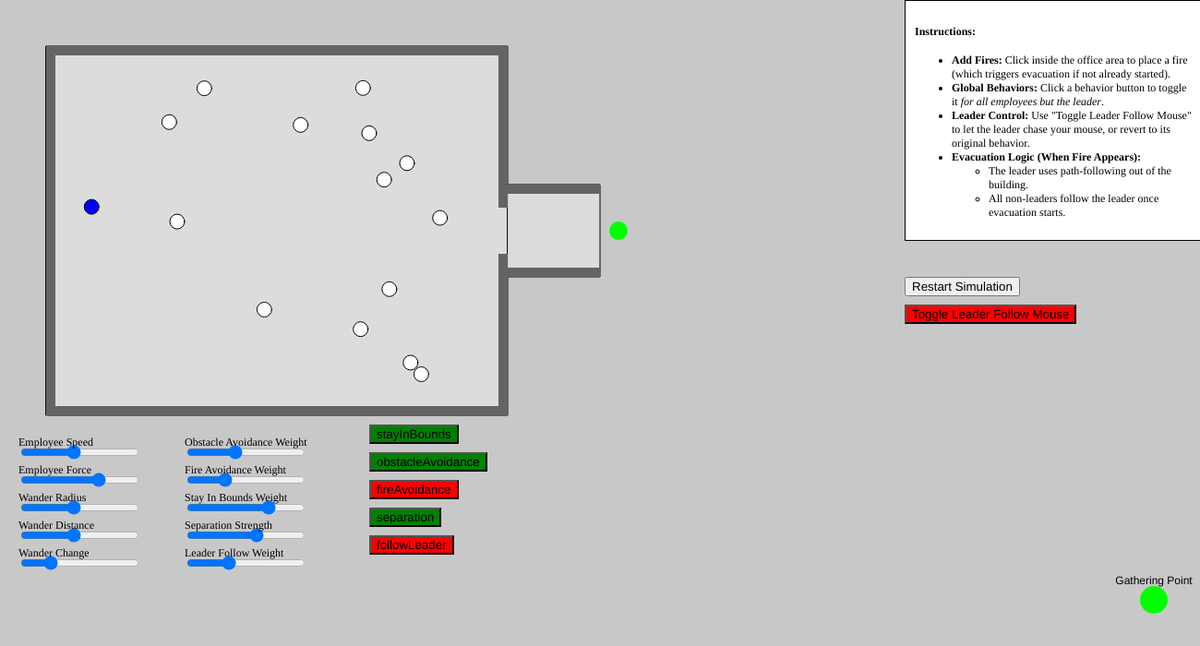
Frame 1 (no input)
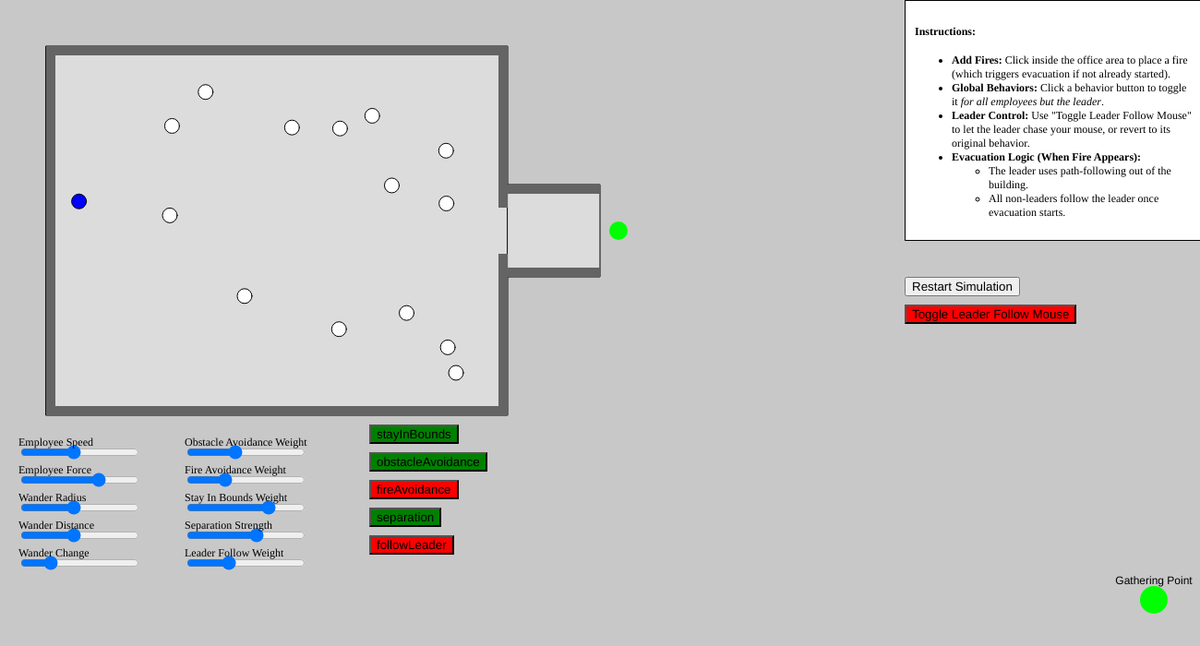
Frame 60 (no input)
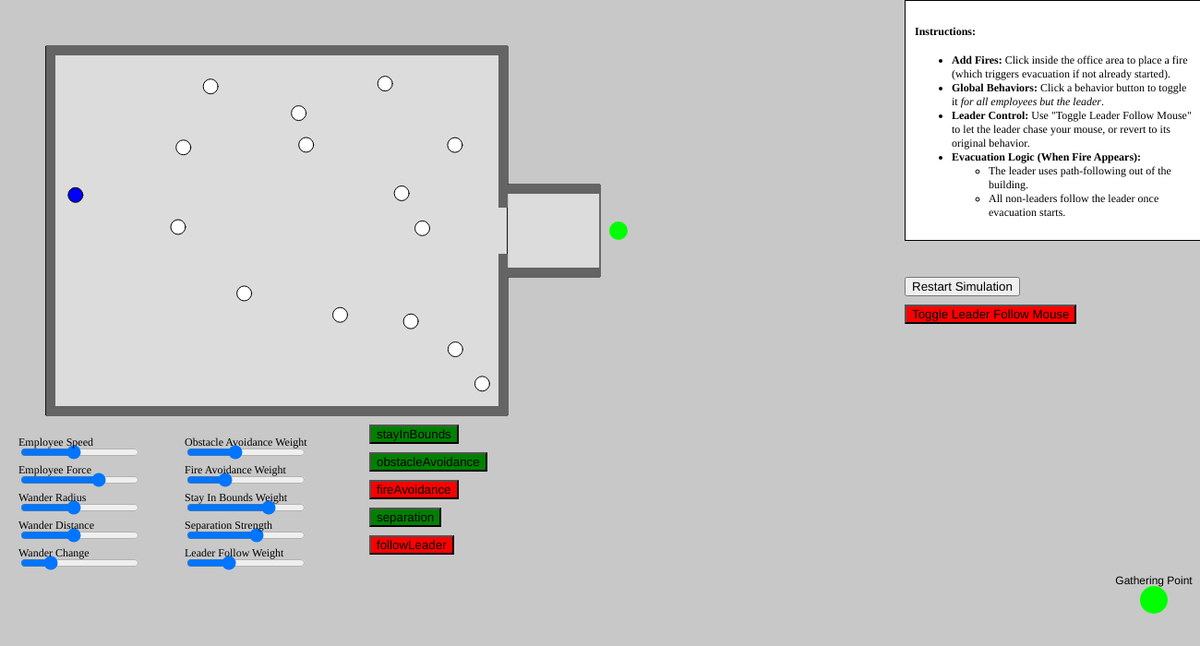
Frame 120 (the mouse pressed at the canvas centre since frame 60)

The p5.js sketch that drew these frames (run headless with seeded random() and noise() and a simulated clock; from frame 60 on, the mouse is pressed at the canvas centre):

// p5.js sketch
// ── sketch.js
let employees = [];
let leader;
let fires = [];
let environment;
let behaviorManager;

let speedSlider, forceSlider;
let speedLabel, forceLabel;

let wanderRadiusSlider, wanderDistanceSlider, wanderChangeSlider;
let wanderRadiusLabel, wanderDistanceLabel, wanderChangeLabel;

let obstacleAvoidanceWeightSlider, fireAvoidanceWeightSlider, stayInBoundsWeightSlider;
let obstacleAvoidanceWeightLabel, fireAvoidanceWeightLabel, stayInBoundsWeightLabel;

let separationStrengthSlider, separationStrengthLabel;
let leaderFollowWeightSlider, leaderFollowWeightLabel;

// Button for restarting simulation
let restartButton;

// Buttons for toggling behaviors globally (except leader)
let behaviorNames = ['stayInBounds', 'obstacleAvoidance', 'fireAvoidance', 'separation', 'followLeader'];
let behaviorButtons = [];

// Button for toggling leader follow-mouse
let leaderControlButton;
let leaderFollowMouse = false; // Flag to track leader follow mouse mode

function setup() {
  createCanvas(1300, 700);

  setupSimulation();

  // -----------------------------------
  // Initialize Sliders and Their Labels
  // -----------------------------------
  speedSlider = createSlider(0.5, 5, 2.5, 0.1);
  speedSlider.position(20, height - 220);
  speedLabel = createP('Employee Speed');
  speedLabel.position(20, height - 240);

  forceSlider = createSlider(0.05, 1, 0.7, 0.01);
  forceSlider.position(20, height - 190);
  forceLabel = createP('Employee Force');
  forceLabel.position(20, height - 210);

  wanderRadiusSlider = createSlider(5, 50, 25, 1);
  wanderRadiusSlider.position(20, height - 160);
  wanderRadiusLabel = createP('Wander Radius');
  wanderRadiusLabel.position(20, height - 180);

  wanderDistanceSlider = createSlider(10, 100, 50, 1);
  wanderDistanceSlider.position(20, height - 130);
  wanderDistanceLabel = createP('Wander Distance');
  wanderDistanceLabel.position(20, height - 150);

  wanderChangeSlider = createSlider(0.1, 1, 0.3, 0.01);
  wanderChangeSlider.position(20, height - 100);
  wanderChangeLabel = createP('Wander Change');
  wanderChangeLabel.position(20, height - 120);

  obstacleAvoidanceWeightSlider = createSlider(0, 5, 2, 0.1);
  obstacleAvoidanceWeightSlider.position(200, height - 220);
  obstacleAvoidanceWeightLabel = createP('Obstacle Avoidance Weight');
  obstacleAvoidanceWeightLabel.position(200, height - 240);

  fireAvoidanceWeightSlider = createSlider(0, 5, 1.5, 0.1);
  fireAvoidanceWeightSlider.position(200, height - 190);
  fireAvoidanceWeightLabel = createP('Fire Avoidance Weight');
  fireAvoidanceWeightLabel.position(200, height - 210);

  stayInBoundsWeightSlider = createSlider(0, 7, 5, 0.1);
  stayInBoundsWeightSlider.position(200, height - 160);
  stayInBoundsWeightLabel = createP('Stay In Bounds Weight');
  stayInBoundsWeightLabel.position(200, height - 180);

  separationStrengthSlider = createSlider(0, 5, 3, 0.1);
  separationStrengthSlider.position(200, height - 130);
  separationStrengthLabel = createP('Separation Strength');
  separationStrengthLabel.position(200, height - 150);

  leaderFollowWeightSlider = createSlider(0, 3, 1, 0.1);
  leaderFollowWeightSlider.position(200, height - 100);
  leaderFollowWeightLabel = createP('Leader Follow Weight');
  leaderFollowWeightLabel.position(200, height - 120);

  // -----------------------------------
  // Restart Simulation Button
  // -----------------------------------
  restartButton = createButton('Restart Simulation');
  restartButton.position(980, height - 400);
  restartButton.mousePressed(restartSimulation);

  // -----------------------------------
  // Behavior Toggle Buttons (Global)
  // -----------------------------------
  for (let i = 0; i < behaviorNames.length; i++) {
    let behaviorName = behaviorNames[i];
    let btn = createButton(behaviorName);
    btn.position(400, height - 240 + i * 30);
    btn.mousePressed(() => toggleBehaviorForAll(behaviorName));
    behaviorButtons.push(btn);
  }

  // -----------------------------------
  // Leader Control Button
  // -----------------------------------
  leaderControlButton = createButton('Toggle Leader Follow Mouse');
  leaderControlButton.position(980, height - 370);
  leaderControlButton.mousePressed(toggleLeaderControl);
  leaderControlButton.style('background-color', 'red');

  // -----------------------------------
  // Style the labels
  // -----------------------------------
  let labels = [
    speedLabel,
    forceLabel,
    wanderRadiusLabel,
    wanderDistanceLabel,
    wanderChangeLabel,
    obstacleAvoidanceWeightLabel,
    fireAvoidanceWeightLabel,
    stayInBoundsWeightLabel,
    separationStrengthLabel,
    leaderFollowWeightLabel,
  ];
  for (let label of labels) {
    label.style('color', '#000');
    label.style('font-size', '12px');
  }

  // -----------------------------------
  // Instructions
  // -----------------------------------
  let instructions = createDiv();
  instructions.html(`
    <h4>Instructions:</h4>
    <ul>
      <li><strong>Add Fires:</strong> Click inside the office area to place a fire (which triggers evacuation if not already started).</li>
      <li><strong>Global Behaviors:</strong> Click a behavior button to toggle it <em>for all employees but the leader</em>.</li>
      <li><strong>Leader Control:</strong> Use "Toggle Leader Follow Mouse" to let the leader chase your mouse, or revert to its original behavior.</li>
      <li><strong>Evacuation Logic (When Fire Appears):</strong> 
        <ul>
          <li>The leader uses path-following out of the building.</li>
          <li>All non-leaders follow the leader once evacuation starts.</li>
        </ul>
      </li>
    </ul>
  `);
  instructions.position(980, height - 700);
  instructions.style('background', '#FFF');
  instructions.style('padding', '10px');
  instructions.style('border', '1px solid #000');
  instructions.style('width', '300px');
  instructions.style('font-size', '12px');

  // Update button coloring initially
  updateBehaviorButtonsForAll();
}

function draw() {
  background(200);

  // Update sliders
  let maxSpeed = speedSlider.value();
  let maxForce = forceSlider.value();

  // Update behavior parameters
  behaviorManager.behaviors['wander'].wanderRadius = wanderRadiusSlider.value();
  behaviorManager.behaviors['wander'].wanderDistance = wanderDistanceSlider.value();
  behaviorManager.behaviors['wander'].wanderChange = wanderChangeSlider.value();

  behaviorManager.behaviors['followLeader'].weight = leaderFollowWeightSlider.value();

  behaviorManager.behaviors['obstacleAvoidance'].weight = obstacleAvoidanceWeightSlider.value();
  behaviorManager.behaviors['fireAvoidance'].weight = fireAvoidanceWeightSlider.value();
  behaviorManager.behaviors['stayInBounds'].weight = stayInBoundsWeightSlider.value();
  behaviorManager.behaviors['separation'].weight = separationStrengthSlider.value();

  // Draw environment
  environment.show();

  // Update & draw fires
  for (let fire of fires) {
    fire.show();
  }

  // Update employees via behavior manager
  behaviorManager.fires = fires; // pass fires to manager
  behaviorManager.updateBehaviors(maxSpeed, maxForce);

  // If the leader has arrived at the gathering point, disable separation for everyone
  if (leader.inGatheringPoint) {
    behaviorManager.disableBehaviorForAll('separation');
  }

  // Draw employees
  for (let employee of employees) {
    employee.show();
  }

  // Check if all employees have reached the gathering point
  if (employees.every((emp) => emp.inGatheringPoint)) {
    noLoop();
    fill(0, 255, 0);
    textSize(32);
    textAlign(CENTER, CENTER);
    text('All employees have evacuated!', width / 2, height / 2);
  }
}

// --------------------------------------------------------
// Mouse Pressed: Add a Fire if inside the Office
// --------------------------------------------------------
function mousePressed() {
  // Add a fire at the mouse position if inside the office area
  if (environment.isInsideOffice(mouseX, mouseY)) {
    let fire = new Fire(mouseX, mouseY);
    fires.push(fire);

    // Start evacuation
    environment.evacuationStarted = true;
    leader.startEvacuation(environment);
    for (let emp of employees) {
      if (!emp.isLeader) {
        emp.startEvacuation(leader);
      }
    }

    // Force an update to button colors in case some behaviors changed
    updateBehaviorButtonsForAll();
  }
}

// --------------------------------------------------------
// Restart Simulation
// --------------------------------------------------------
function restartSimulation() {
  fires = [];
  employees = [];
  behaviorManager = new BehaviorManager();

  // Reset the global toggles
  leaderFollowMouse = false;

  setupSimulation();
  loop(); // resume draw loop

  leaderControlButton.style('background-color', 'red');

  // Force button color update after restart
  updateBehaviorButtonsForAll();
}

// --------------------------------------------------------
// Setup Simulation (Office, Employees, Leader, etc.)
// --------------------------------------------------------
function setupSimulation() {
  environment = new Environment();
  behaviorManager = new BehaviorManager();

  // Create employees
  let numEmployees = 15;
  for (let i = 0; i < numEmployees; i++) {
    let x = random(
      environment.officeArea.x + 20,
      environment.officeArea.x + environment.officeArea.width - 20
    );
    let y = random(
      environment.officeArea.y + 20,
      environment.officeArea.y + environment.officeArea.height - 20
    );

    // Ensure the employee is inside the office
    while (!environment.isInsideOffice(x, y)) {
      x = random(
        environment.officeArea.x + 20,
        environment.officeArea.x + environment.officeArea.width - 20
      );
      y = random(
        environment.officeArea.y + 20,
        environment.officeArea.y + environment.officeArea.height - 20
      );
    }

    let employee = new Employee(x, y, environment);

    // Default main behavior is wander (pre-evacuation)
    employee.behavior = 'wander';

    // Enable 'wander', 'stayInBounds', 'obstacleAvoidance', 'separation' from the start
    employee.enabledBehaviors = ['wander','stayInBounds', 'obstacleAvoidance', 'separation'];

    behaviorManager.addEmployee(employee);
    employees.push(employee);
  }

  // Pick a random leader
  let leaderIndex = floor(random(employees.length));
  leader = employees[leaderIndex];
  leader.isLeader = true;
  leader.queueIndex = 0; // Leader is queueIndex=0

  // Assign queueIndex to others based on array order or something simple
  // e.g. everyone else from 1..N
  let qIdx = 1;
  for (let emp of employees) {
    if (!emp.isLeader) {
      emp.queueIndex = qIdx;
      qIdx++;
    }
  }
}

// --------------------------------------------------------
// Toggle Behavior for ALL employees except the leader
//   and set the button color accordingly
// --------------------------------------------------------
function toggleBehaviorForAll(behaviorName) {
  // If ALL employees (except leader) already have this behavior, remove it
  // Otherwise, add it
  let allHaveIt = isBehaviorEnabledForAll(behaviorName);

  for (let emp of employees) {
    if (emp.isLeader) continue; // skip the leader

    let index = emp.enabledBehaviors.indexOf(behaviorName);

    // If toggling followLeader => set leader pointer
    if (behaviorName === 'followLeader') {
      emp.leader = leader;
      // Also remove wander for stronger queue follow (optional)
    }

    if (allHaveIt) {
      // Everyone already has it => remove it
      if (index !== -1) {
        emp.enabledBehaviors.splice(index, 1);
      }
      // If that was their main behavior, revert to wander
      if (emp.behavior === behaviorName) {
        emp.behavior = 'wander';
        if (!emp.enabledBehaviors.includes('wander')) {
          emp.enabledBehaviors.push('wander');
        }
      }
    } else {
      // Not everyone has it => add it
      if (index === -1) {
        emp.enabledBehaviors.push(behaviorName);
      }
      // If it's followLeader, also set it as main
      if (behaviorName === 'followLeader') {
        emp.behavior = 'followLeader';
        // Remove wander if we want them to focus on following
        let wIndex = emp.enabledBehaviors.indexOf('wander');
        if (wIndex !== -1) {
          emp.enabledBehaviors.splice(wIndex, 1);
        }
      }
    }
  }

  // Refresh button colors
  updateBehaviorButtonsForAll();
}

// --------------------------------------------------------
// Check if a specific behavior is enabled for ALL employees
// except the leader
// --------------------------------------------------------
function isBehaviorEnabledForAll(behaviorName) {
  for (let emp of employees) {
    if (emp.isLeader) continue;
    if (!emp.enabledBehaviors.includes(behaviorName)) {
      return false;
    }
  }
  return true;
}

// --------------------------------------------------------
// Update all behavior buttons (green if the behavior
// is enabled for all employees except leader, red otherwise)
// --------------------------------------------------------
function updateBehaviorButtonsForAll() {
  for (let i = 0; i < behaviorNames.length; i++) {
    let behaviorName = behaviorNames[i];
    let btn = behaviorButtons[i];

    if (isBehaviorEnabledForAll(behaviorName)) {
      btn.style('background-color', 'green');
    } else {
      btn.style('background-color', 'red');
    }
  }
}

// --------------------------------------------------------
// Toggle Leader Follow-Mouse
// --------------------------------------------------------
function toggleLeaderControl() {
  leaderFollowMouse = !leaderFollowMouse;

  if (leaderFollowMouse) {
    // Switch leader to 'followMouse'
    leader.behavior = 'followMouse';
    leader.enabledBehaviors = []; // remove conflicts

    leaderControlButton.style('background-color', 'green');
  } else {
    // Revert leader to normal
    if (environment.evacuationStarted) {
      // If evacuation has started => pathFollowing
      leader.behavior = 'pathFollowing';
      leader.enabledBehaviors = ['obstacleAvoidance', 'fireAvoidance', 'separation'];
    } else {
      // Pre-evacuation => wander + in-bounds + obstacle + separation
      leader.behavior = 'wander';
      leader.enabledBehaviors = ['wander', 'stayInBounds', 'obstacleAvoidance', 'separation'];
    }
    leaderControlButton.style('background-color', 'red');
  }
}

// ── BehaviorManager.js
class BehaviorManager {
  constructor() {
    this.employees = [];
    this.fires = [];
    this.behaviors = {
      idle: new IdleBehavior(),
      wander: new WanderBehavior(),
      pathFollowing: new PathFollowingBehavior(),
      followLeader: new FollowLeaderBehavior(),
      obstacleAvoidance: new ObstacleAvoidanceBehavior(),
      fireAvoidance: new FireAvoidanceBehavior(),
      stayInBounds: new StayInBoundsBehavior(),
      separation: new SeparationBehavior(),
      followMouse: new FollowMouseBehavior(),
    };
  }

  addEmployee(employee) {
    this.employees.push(employee);
  }

  updateBehaviors(maxSpeed, maxForce) {
    for (let employee of this.employees) {
      employee.maxSpeed = maxSpeed;
      employee.maxForce = maxForce;

      // Reset acceleration
      employee.acc.mult(0);

      // Apply main behavior
      let mainBehavior = this.behaviors[employee.behavior];
      if (mainBehavior) {
        mainBehavior.apply(employee, this);
      }

      // Apply additional behaviors
      for (let behaviorName of employee.enabledBehaviors) {
        let behavior = this.behaviors[behaviorName];
        if (behavior) {
          behavior.apply(employee, this);
        }
      }

      employee.updatePosition();
    }
  }

  setBehaviorForAll(behaviorName, target = null) {
    for (let employee of this.employees) {
      employee.behavior = behaviorName;
      if (target) {
        employee.target = target.copy();
      }
    }
  }

  enableBehaviorForAll(behaviorName) {
    for (let employee of this.employees) {
      if (!employee.enabledBehaviors.includes(behaviorName)) {
        employee.enabledBehaviors.push(behaviorName);
      }
    }
  }

  disableBehaviorForAll(behaviorName) {
    for (let employee of this.employees) {
      let index = employee.enabledBehaviors.indexOf(behaviorName);
      if (index !== -1) {
        employee.enabledBehaviors.splice(index, 1);
      }
    }
  }

  enableBehaviorForEmployee(employee, behaviorName) {
    if (!employee.enabledBehaviors.includes(behaviorName)) {
      employee.enabledBehaviors.push(behaviorName);
    }
  }

  disableBehaviorForEmployee(employee, behaviorName) {
    let index = employee.enabledBehaviors.indexOf(behaviorName);
    if (index !== -1) {
      employee.enabledBehaviors.splice(index, 1);
    }
  }

}

// Base Behavior Class
class Behavior {
  apply(employee, behaviorManager) {
    // To be overridden by subclasses
  }
}

// Idle Behavior
class IdleBehavior extends Behavior {
  apply(employee, behaviorManager) {
    // Do nothing
    employee.vel.mult(0);
    employee.acc.mult(0);
  }
}

// Wander Behavior
class WanderBehavior extends Behavior {
  constructor() {
    super();
    this.wanderRadius = 25;
    this.wanderDistance = 50;
    this.wanderChange = 0.3;
    this.weight = 1;
  }

  apply(employee, behaviorManager) {
    let wanderForce = this.wander(employee);

    wanderForce.mult(this.weight);
    employee.applyForce(wanderForce);
  }

  wander(employee) {
    employee.wanderTheta += random(-this.wanderChange, this.wanderChange);

    let circlePos = employee.vel.copy();
    circlePos.setMag(this.wanderDistance);
    circlePos.add(employee.pos);

    let h = employee.vel.heading();

    let circleOffset = createVector(
      this.wanderRadius * cos(employee.wanderTheta + h),
      this.wanderRadius * sin(employee.wanderTheta + h)
    );

    let target = p5.Vector.add(circlePos, circleOffset);

    return this.seek(employee, target);
  }

  seek(employee, target) {
    let desired = p5.Vector.sub(target, employee.pos);
    desired.setMag(employee.maxSpeed);

    let steer = p5.Vector.sub(desired, employee.vel);
    steer.limit(employee.maxForce);
    return steer;
  }
}

// Path Following Behavior
class PathFollowingBehavior extends Behavior {
  constructor() {
    super();
    this.weight = 1;
  }

  apply(employee, behaviorManager) {
    let followForce = this.followPath(employee);

    if (followForce.mag() > 0) {
      followForce.normalize();
      followForce.mult(this.weight);
      employee.applyForce(followForce);
    }
  }

  followPath(employee) {
    if (!employee.path || employee.path.length === 0) {
      employee.behavior = 'idle';
      return createVector(0, 0);
    }

    let target = employee.path[0];
    let desired = p5.Vector.sub(target, employee.pos);
    let d = desired.mag();

    if (d < 10) {
      // Remove the reached waypoint
      employee.path.shift();
      if (employee.path.length === 0) {
        // Arrived at destination
        employee.behavior = 'idle';
      }
    }

    desired.setMag(employee.maxSpeed);
    let steer = p5.Vector.sub(desired, employee.vel);
    steer.limit(employee.maxForce);
    return steer;
  }
}







class FollowLeaderBehavior extends Behavior {
  constructor() {
    super();
    this.weight = 1;
  }

  apply(employee, behaviorManager) {
    // If this is the leader, do nothing
    if (employee.isLeader) return;

    // If we haven't assigned queueIndex or the array isn't sorted, do a safety check
    let allEmps = behaviorManager.employees;
    // The "leader" is queueIndex = 0 by design. Non-leaders are 1..N in queueIndex
    let targetEmp = null;

    if (employee.queueIndex > 0) {
      // Follow the employee with queueIndex = employee.queueIndex - 1
      targetEmp = allEmps.find(e => e.queueIndex === (employee.queueIndex - 1));
    } else {
      // If for some reason queueIndex is 0 but employee is not leader,
      // fallback to a leader pointer
      targetEmp = employee.leader;
    }

    if (!targetEmp) {
      // If no valid target, do nothing
      return;
    }

    // Standard "seek" approach behind the target
    let desired = p5.Vector.sub(targetEmp.pos, employee.pos);
    
    // create an offset behind the target based on target's velocity
    let offset = targetEmp.vel.copy();
    offset.setMag(-employee.r * 3); // distance behind
    let behindTarget = p5.Vector.add(targetEmp.pos, offset);
    
    desired = p5.Vector.sub(behindTarget, employee.pos);
    desired.setMag(employee.maxSpeed * 3);
    
    let steer = p5.Vector.sub(desired, employee.vel);
    steer.limit(employee.maxForce);
    steer.mult(this.weight);

    employee.applyForce(steer);
  }
}


// Obstacle Avoidance Behavior
class ObstacleAvoidanceBehavior extends Behavior {
  constructor() {
    super();
    this.weight = 1;
  }

  apply(employee, behaviorManager) {
    let obstacles = employee.environment.walls;
    let avoidForce = this.avoidObstacles(employee, obstacles);

    if (avoidForce.mag() > 0) {
      avoidForce.normalize();
      avoidForce.mult(this.weight);
      employee.applyForce(avoidForce);
    }
  }

  avoidObstacles(employee, obstacles) {
    let steer = createVector(0, 0);

    for (let obstacle of obstacles) {
      if (this.isNearWall(employee, obstacle)) {
        let closestPoint = obstacle.getClosestPoint(employee.pos);
        let diff = p5.Vector.sub(employee.pos, closestPoint);
        if (diff.mag() === 0) continue;
        diff.normalize();
        diff.div(diff.mag());
        steer.add(diff);
      }
    }

    steer.limit(employee.maxForce);
    return steer;
  }

  isNearWall(employee, wall) {
    let closestPoint = wall.getClosestPoint(employee.pos);
    let d = p5.Vector.dist(employee.pos, closestPoint);
    return d < employee.r + 5;
  }
}

// Fire Avoidance Behavior
class FireAvoidanceBehavior extends Behavior {
  constructor() {
    super();
    this.weight = 1.5;
  }

  apply(employee, behaviorManager) {
    let fires = behaviorManager.fires;
    if (!fires || fires.length === 0) return;

    let avoidForce = this.avoidFires(employee, fires);

    if (avoidForce.mag() > 0) {
      avoidForce.normalize();
      avoidForce.mult(this.weight);
      employee.applyForce(avoidForce);
    }
  }

  avoidFires(employee, fires) {
    let steer = createVector(0, 0);
    let total = createVector(0, 0);
    let count = 0;

    for (let fire of fires) {
      let d = p5.Vector.dist(employee.pos, fire.pos);
      if (d < fire.radius + employee.r + 10) {
        let diff = p5.Vector.sub(employee.pos, fire.pos);
        diff.normalize();
        diff.div(d); // Weight by distance
        total.add(diff);
        count++;
      }
    }

    if (count > 0) {
      total.div(count);
      total.setMag(employee.maxSpeed);
      steer = p5.Vector.sub(total, employee.vel);
      steer.limit(employee.maxForce);
    }

    return steer;
  }
}

// Stay In Bounds Behavior
class StayInBoundsBehavior extends Behavior {
  constructor() {
    super();
    this.weight = 3;
  }

  apply(employee, behaviorManager) {
    let steer = this.stayInBounds(employee);

    if (steer.mag() > 0) {
      steer.normalize();
      steer.mult(this.weight);
      employee.applyForce(steer);
    }
  }

  stayInBounds(employee) {
    let steer = createVector(0, 0);

    if (!employee.environment.isInsideOffice(employee.pos.x, employee.pos.y) &&
        !employee.environment.isInsideCorridor(employee.pos.x, employee.pos.y)) {
      // Steer back towards the closest point inside
      let closestPoint = employee.environment.getClosestPointOnPath(employee.pos);
      steer = p5.Vector.sub(closestPoint, employee.pos);
    }

    return steer;
  }
}

// class StayInBoundsBehavior extends Behavior {
//   constructor() {
//     super();
//     this.weight = 3;
//   }

//   apply(employee, behaviorManager) {
//     let steer = this.stayInBounds(employee);

//     if (steer.mag() > 0) {
//       steer.normalize();
//       steer.mult(this.weight);
//       employee.applyForce(steer);
//     }
//   }

//   stayInBounds(employee) {
//     let steer = createVector(0, 0);

//     // Option A: Only if truly outside
//     // if (!employee.environment.isInsideOffice(employee.pos.x, employee.pos.y) &&
//     //     !employee.environment.isInsideCorridor(employee.pos.x, employee.pos.y)) {
//     //   let closestPoint = employee.environment.getClosestPointOnPath(employee.pos);
//     //   steer = p5.Vector.sub(closestPoint, employee.pos);
//     // }
//     // return steer;

//     // ------ A more gentle approach: ------
//     let margin = 50; // "soft" boundary margin
//     let pos = employee.pos;
//     let env = employee.environment;

//     // 1) If inside the corridor or office but near edges, gently steer in
//     if (env.isInsideOffice(pos.x, pos.y) || env.isInsideCorridor(pos.x, pos.y)) {
//       let closestEdge = env.getClosestPointOnPath(pos);
//       let distToEdge = p5.Vector.dist(pos, closestEdge);

//       // If we're within 'margin' distance of the boundary, steer back in
//       if (distToEdge < margin) {
//         let desired = p5.Vector.sub(closestEdge, pos);
//         // Scale by how close we are to the boundary
//         let scale = map(distToEdge, 0, margin, employee.maxSpeed, 0, true);
//         desired.setMag(scale);
//         steer = p5.Vector.sub(desired, employee.vel);
//         steer.limit(employee.maxForce);
//       }
//     } 
//     // 2) If entirely outside, steer strongly back in
//     else {
//       let closestPoint = env.getClosestPointOnPath(pos);
//       let desired = p5.Vector.sub(closestPoint, pos);
//       desired.setMag(employee.maxSpeed);
//       steer = p5.Vector.sub(desired, employee.vel);
//       steer.limit(employee.maxForce);
//     }

//     return steer;
//   }
// }

// Separation Behavior
class SeparationBehavior extends Behavior {
  constructor() {
    super();
    this.weight = 1;
  }

  apply(employee, behaviorManager) {
    let employees = behaviorManager.employees;
    let separateForce = this.separate(employee, employees);

    if (separateForce.mag() > 0) {
      separateForce.normalize();
      separateForce.mult(this.weight);
      employee.applyForce(separateForce);
    }
  }

  separate(employee, employees) {
    let desiredSeparation = employee.r * 2;
    let steer = createVector(0, 0);
    let count = 0;

    for (let other of employees) {
      if (other === employee) continue;

      let d = p5.Vector.dist(employee.pos, other.pos);
      if (d > 0 && d < desiredSeparation) {
        let diff = p5.Vector.sub(employee.pos, other.pos);
        diff.normalize();
        diff.div(d);
        steer.add(diff);
        count++;
      }
    }

    if (count > 0) {
      steer.div(count);
    }

    if (steer.mag() > 0) {
      steer.setMag(employee.maxSpeed);
      steer.sub(employee.vel);
      steer.limit(employee.maxForce);
    }
    return steer;
  }
}

class FollowMouseBehavior extends Behavior {
  apply(employee, manager) {
    let mousePos = createVector(mouseX, mouseY);
    let desired = p5.Vector.sub(mousePos, employee.pos);
    desired.setMag(employee.maxSpeed);
    let steer = p5.Vector.sub(desired, employee.vel);
    steer.limit(employee.maxForce);
    employee.applyForce(steer);
  }
}

// ── Employee.js
class Employee {
  constructor(x, y, environment) {
    this.pos = createVector(x, y);
    this.vel = createVector(0, 0);
    this.acc = createVector(0, 0);
    this.maxSpeed = 2;
    this.maxForce = 1;
    this.r = 8;

    this.environment = environment; // Reference to the environment

    this.selected = false;

    this.isLeader = false;
    this.behavior = 'wander'; // Start with 'wander' behavior

    // Enable 'stayInBounds' and 'obstacleAvoidance' behaviors from the start
    this.enabledBehaviors = ['stayInBounds', 'obstacleAvoidance'];

    this.path = null;
    this.inGatheringPoint = false;
    this.passedEmergencyExit = false;

    // For wander behavior
    this.wanderTheta = 0;
  }

  applyForce(force) {
    this.acc.add(force);
  }

  startEvacuation(leaderOrEnvironment) {
    if (this.isLeader) {
      this.behavior = 'pathFollowing';
      this.path = leaderOrEnvironment.getLeaderPath();
      this.isWaiting = false;
    } else {
      // All non-leaders follow the leader, no path following
      this.behavior = 'followLeader';
      this.leader = leaderOrEnvironment;
      this.isWaiting = false;
    }
  
    // Enable additional behaviors
    const behaviorsToAdd = ['fireAvoidance', 'separation', 'followLeader'];
    for (let behavior of behaviorsToAdd) {
      if (!this.enabledBehaviors.includes(behavior)) {
        this.enabledBehaviors.push(behavior);
      }
    }
    // Remove 'stayInBounds' behavior
    console.log(this.enabledBehaviors);
    let index = this.enabledBehaviors.indexOf('stayInBounds');
    if (index !== -1) {
      this.enabledBehaviors.splice(index, 1);
    }

  }
  

  updatePosition() {
    if (this.inGatheringPoint) {
      // Stop moving
      this.vel.mult(0);
      this.acc.mult(0);
      return;
    }

    this.vel.add(this.acc);
    this.vel.limit(this.maxSpeed);
    this.pos.add(this.vel);

    this.checkIfInGatheringPoint();
    this.checkIfPassedEmergencyExit();
  }

  checkIfInGatheringPoint() {
    if (this.inGatheringPoint) return;

    let d = p5.Vector.dist(this.pos, this.environment.gatheringPoint);
    if (d < 50) {
      this.inGatheringPoint = true;
      this.behavior = 'idle';
      this.vel.mult(0);
      this.acc.mult(0);
    }
  }



  show() {
    if (this.selected) {
      fill(255, 255, 0); // Yellow for selected employee
    } else if (this.isLeader) {
      fill(0, 0, 255); // Blue for leader
    } else {
      fill(255); // White for others
    }
    stroke(0);
    ellipse(this.pos.x, this.pos.y, this.r * 2, this.r * 2);
  }

  checkIfPassedEmergencyExit() {
    if (this.passedEmergencyExit) return;
  
    let d = p5.Vector.dist(this.pos, this.environment.emergencyExit);
    if (d < 20) {
      this.passedEmergencyExit = true;
      let index = this.enabledBehaviors.indexOf('stayInBounds');
      if (index !== -1) {
        this.enabledBehaviors.splice(index, 1);
      }
      if (this.selected) {
        updateBehaviorButtons();
      }
    }
  }
}
// ── Environment.js
class Environment {
  constructor() {
    // Define office area
    this.officeArea = {
      x: 50,
      y: 50,
      width: 500,
      height: 400,
    };

    // Define door opening in the office right wall
    this.door = {
      x: this.officeArea.x + this.officeArea.width - 10, // Position of the door on the right wall
      y: this.officeArea.y + this.officeArea.height / 2 - 25,
      width: 10, // Door width
      height: 50, // Door height
    };

    // Evacuation state
    this.evacuationStarted = false;

    // Define walls as an array of Wall objects
    this.walls = [];

    // Add walls (office boundaries), leaving an opening for the door
    // Top wall
    this.walls.push(
      new Wall(this.officeArea.x, this.officeArea.y, this.officeArea.width, 10)
    );
    // Bottom wall
    this.walls.push(
      new Wall(
        this.officeArea.x,
        this.officeArea.y + this.officeArea.height - 10,
        this.officeArea.width,
        10
      )
    );
    // Left wall
    this.walls.push(
      new Wall(this.officeArea.x, this.officeArea.y, 10, this.officeArea.height)
    );
    // Right wall (above the door)
    this.walls.push(
      new Wall(
        this.officeArea.x + this.officeArea.width - 10,
        this.officeArea.y,
        10,
        this.door.y - this.officeArea.y
      )
    );
    // Right wall (below the door)
    this.walls.push(
      new Wall(
        this.officeArea.x + this.officeArea.width - 10,
        this.door.y + this.door.height,
        10,
        this.officeArea.y + this.officeArea.height - (this.door.y + this.door.height)
      )
    );

    // Define corridor dimensions
    this.corridorWidth = 100;
    this.corridorHeight = 100;

    // Corridor starting position (aligned with door)
    this.corridorX = this.officeArea.x + this.officeArea.width;
    this.corridorY = this.door.y - 25; // Adjusted to match the door

    // Add walls for the corridor
    // Corridor top wall
    this.walls.push(new Wall(this.corridorX, this.corridorY, this.corridorWidth, 10));
    // Corridor bottom wall
    this.walls.push(
      new Wall(
        this.corridorX,
        this.corridorY + this.corridorHeight - 10,
        this.corridorWidth,
        10
      )
    );

    // Define emergency exit (at the end of the corridor)
    this.emergencyExit = createVector(
      this.corridorX + this.corridorWidth + 20,
      this.corridorY + this.corridorHeight / 2
    );

    // Define gathering point
    this.gatheringPoint = createVector(width - 50, height - 50);
  }

  show() {
    // Draw office
    fill(220);
    stroke(0);
    rect(this.officeArea.x, this.officeArea.y, this.officeArea.width, this.officeArea.height);

    // Draw door opening
    fill(220); // Same color as the office
    noStroke();
    rect(this.door.x, this.door.y, this.door.width, this.door.height);

    // Draw corridor
    fill(220);
    stroke(0);
    rect(this.corridorX, this.corridorY, this.corridorWidth, this.corridorHeight);

    // Draw emergency exit
    fill(0, 255, 0);
    noStroke();
    ellipse(this.emergencyExit.x, this.emergencyExit.y, 20, 20);

    // Draw gathering point
    fill(0, 255, 0);
    noStroke();
    ellipse(this.gatheringPoint.x, this.gatheringPoint.y, 30, 30);
    fill(0);
    textAlign(CENTER, CENTER);
    text('Gathering Point', this.gatheringPoint.x, this.gatheringPoint.y - 20);

    // Draw walls
    for (let wall of this.walls) {
      wall.show();
    }
  }

  isInsideOffice(x, y) {
    // Base office boundaries
    let insideOffice =
      x > this.officeArea.x + 10 &&
      x < this.officeArea.x + this.officeArea.width - 10 &&
      y > this.officeArea.y + 10 &&
      y < this.officeArea.y + this.officeArea.height - 10;

    // During evacuation, include the door area
    if (this.evacuationStarted) {
      return insideOffice ;//|| this.isInDoorArea(x, y);
    } else {
      return insideOffice;
    }
  }

  isInDoorArea(x, y) {
    return (
      x > this.door.x &&
      x < this.door.x + this.door.width &&
      y > this.door.y &&
      y < this.door.y + this.door.height
    );
  }

  isInsideCorridor(x, y) {
    return (
      x > this.corridorX &&
      x < this.corridorX + this.corridorWidth &&
      y > this.corridorY &&
      y < this.corridorY + this.corridorHeight
    );
  }

  // getClosestPointOnPath(pos) {
  //   // For simplicity, returns the door position if in office, else emergency exit
  //   if (this.isInsideOffice(pos.x, pos.y)) {
  //     return createVector(this.door.x + this.door.width / 2, this.door.y + this.door.height / 2);
  //   } else if (this.isInsideCorridor(pos.x, pos.y)) {
  //     return createVector(this.emergencyExit.x, this.emergencyExit.y);
  //   } else {
  //     return this.gatheringPoint.copy();
  //   }
  // }

  getClosestPointOnPath(pos) {
    // If inside the office, return the door position
    if (this.isInsideOffice(pos.x, pos.y)) {
      return createVector(this.door.x + this.door.width / 2, this.door.y + this.door.height / 2);
    } else if (this.isInsideCorridor(pos.x, pos.y)) {
      // If inside the corridor, return the emergency exit
      return createVector(this.emergencyExit.x, this.emergencyExit.y);
    } else {
      // Outside both office and corridor: return a point inside the office.
      // For simplicity, return the center of the office area:
      let officeCenterX = this.officeArea.x + this.officeArea.width / 2;
      let officeCenterY = this.officeArea.y + this.officeArea.height / 2;
      return createVector(officeCenterX, officeCenterY);
    }
  }
  

  getLeaderPath() {
    // Path from the office door through the corridor to the emergency exit and then to the gathering point
    return [
      createVector(this.door.x + this.door.width / 2, this.door.y + this.door.height / 2), // Starting at the door
      createVector(this.emergencyExit.x, this.emergencyExit.y), // Emergency exit
      this.gatheringPoint, // Gathering point
    ];
  }

  getPathToGatheringPoint(pos) {
    let path = [];

    if (this.isInsideOffice(pos.x, pos.y)) {
      // Path to the door
      path.push(createVector(this.door.x + this.door.width / 2, this.door.y + this.door.height / 2));
    }

    if (this.isInsideOffice(pos.x, pos.y) || this.isInsideCorridor(pos.x, pos.y)) {
      // Path to the emergency exit
      path.push(createVector(this.emergencyExit.x, this.emergencyExit.y));
    }

    // Path to the gathering point
    path.push(this.gatheringPoint.copy());

    return path;
  }
}

// ── Fire.js
class Fire {
  constructor(x, y) {
    this.pos = createVector(x, y);
    this.radius = 20; // Fire radius
  }

  show() {
    fill(255, 0, 0);
    noStroke();
    ellipse(this.pos.x, this.pos.y, this.radius * 2, this.radius * 2);
  }
}

// ── Walls.js
class Wall {
  constructor(x, y, width, height) {
    this.pos = createVector(x, y);
    this.width = width;
    this.height = height;

    // For obstacle avoidance
    this.center = createVector(x + width / 2, y + height / 2);
  }

  getClosestPoint(point) {
    // Returns the closest point on the wall to the given point
    let x = constrain(point.x, this.pos.x, this.pos.x + this.width);
    let y = constrain(point.y, this.pos.y, this.pos.y + this.height);
    return createVector(x, y);
  }

  show() {
    fill(100);
    noStroke();
    rect(this.pos.x, this.pos.y, this.width, this.height);
  }
}
